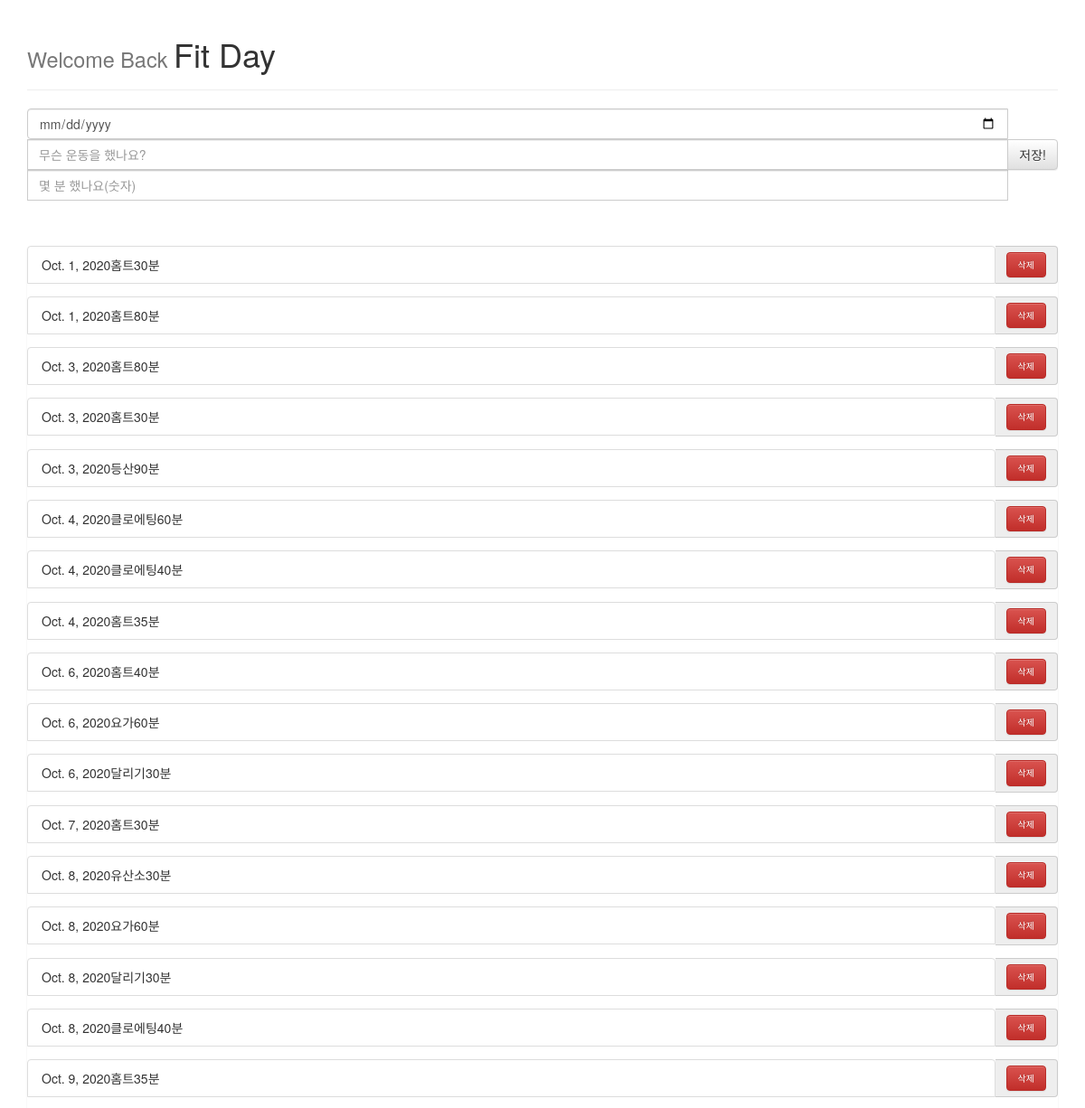
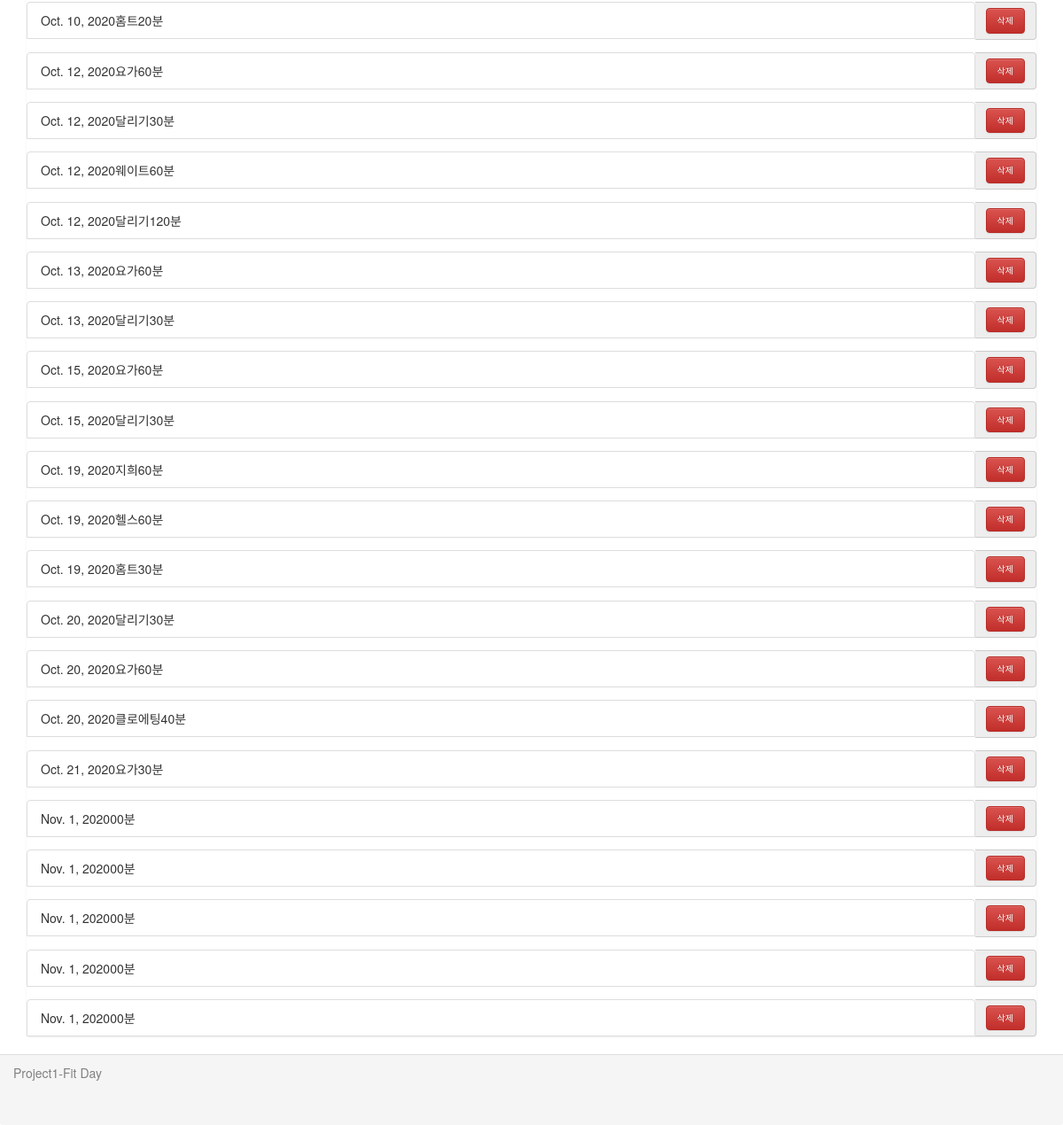
The app's page /index/ with its own data (2 pictures, top to bottom).
### fitApp/models.py (models this page shows)
class Exercise(models.Model):
    today = models.DateTimeField(default=timezone.now)
    nickname = models.CharField(max_length=100, default='0')
    exer_title = models.CharField(max_length=100)
    exer_time = models.IntegerField()
    exer_date = models.DateField(max_length=100, default=timezone.now)

### fitApp/views.py (the view)
# urls.py: path('index/', views.index, name='index'),
def index(request):
    exercises = Exercise.objects.all()
    content = {'exercises': exercises}
    return render(request, 'index.html', content)

### fitApp/templates/index.html (shortened to what this page needs)
<html lang="ko">
<head>
    <link rel="stylesheet" href="https://maxcdn.bootstrapcdn.com/bootstrap/3.3.2/css/bootstrap.min.css">
    <link rel="stylesheet" href="https://maxcdn.bootstrapcdn.com/bootstrap/3.3.2/css/bootstrap-theme.min.css">
</head>
<body>
    <div class="container">
        <div class="header">
            <div class="page-header">
                <h1><small>Welcome Back </small>Fit Day</h1>
            </div>
        </div>
        <div class="exercise">
            <div class="messageDiv">
                <form action="./createExercise/" method="POST">{% csrf_token %}
                    <div class="input-group">
                        <input id="exerDate" name="exerDate" type="date" class="form-control" placeholder="언제 했나요?">
                        <input id="exerTitle" name="exerTitle" type="text" class="form-control" placeholder="무슨 운동을 했나요?">
                        <input id="exerTime" name="exerTime" type="number" min="0" max="120" step="1" class="form-control" placeholder="몇 분 했나요(숫자)">
                        <span class="input-group-btn">
                            <button class="btn btn-default" type="submit">저장!</button>
                        </span>
                    </div>
                </form>
            </div>
            <div class="exerciseDiv">
                <ul class="list-group">
                    {% for exercise in exercises %}
                    <form action="./deleteExercise/" method="GET">
                        <div class="input-group" name='exercise1'>
                            <li class="list-group-item">{{ exercise.exer_date }}{{ exercise.exer_title }}{{ exercise.exer_time }}{{'분'}}</li>
                            <span class="input-group-addon">
                                <button type="submit" class="custom-btn btn btn-danger">삭제</button>
                            </span>
                        </div>
                    </form>
                    {% endfor %}
                </ul>
            </div>
        </div>
        </div>
        <div class="panel-footer">
            Project1-Fit Day
        </div>
</body>
</html>

### fitApp/templates/index.html (style rules this page uses)
.messageDiv { margin-top: 20px; margin-bottom: 50px; }
.custom-btn { font-size: 10px; }
.panel-footer { height:10%; color:gray; }

### records on screen
Exercise: exer_date "Oct. 1, 2020", exer_title "홈트", exer_time "30", value "분"
Exercise: exer_date "Oct. 1, 2020", exer_title "홈트", exer_time "80", value "분"
Exercise: exer_date "Oct. 3, 2020", exer_title "홈트", exer_time "80", value "분"
Exercise: exer_date "Oct. 3, 2020", exer_title "홈트", exer_time "30", value "분"
Exercise: exer_date "Oct. 3, 2020", exer_title "등산", exer_time "90", value "분"
Exercise: exer_date "Oct. 4, 2020", exer_title "클로에팅", exer_time "60", value "분"
Exercise: exer_date "Oct. 4, 2020", exer_title "클로에팅", exer_time "40", value "분"
Exercise: exer_date "Oct. 4, 2020", exer_title "홈트", exer_time "35", value "분"
Exercise: exer_date "Oct. 6, 2020", exer_title "홈트", exer_time "40", value "분"
Exercise: exer_date "Oct. 6, 2020", exer_title "요가", exer_time "60", value "분"
Exercise: exer_date "Oct. 6, 2020", exer_title "달리기", exer_time "30", value "분"
Exercise: exer_date "Oct. 7, 2020", exer_title "홈트", exer_time "30", value "분"
Exercise: exer_date "Oct. 8, 2020", exer_title "유산소", exer_time "30", value "분"
Exercise: exer_date "Oct. 8, 2020", exer_title "요가", exer_time "60", value "분"
Exercise: exer_date "Oct. 8, 2020", exer_title "달리기", exer_time "30", value "분"
Exercise: exer_date "Oct. 8, 2020", exer_title "클로에팅", exer_time "40", value "분"
Exercise: exer_date "Oct. 9, 2020", exer_title "홈트", exer_time "35", value "분"
Exercise: exer_date "Oct. 10, 2020", exer_title "홈트", exer_time "20", value "분"
Exercise: exer_date "Oct. 12, 2020", exer_title "요가", exer_time "60", value "분"
Exercise: exer_date "Oct. 12, 2020", exer_title "달리기", exer_time "30", value "분"
Exercise: exer_date "Oct. 12, 2020", exer_title "웨이트", exer_time "60", value "분"
Exercise: exer_date "Oct. 12, 2020", exer_title "달리기", exer_time "120", value "분"
Exercise: exer_date "Oct. 13, 2020", exer_title "요가", exer_time "60", value "분"
Exercise: exer_date "Oct. 13, 2020", exer_title "달리기", exer_time "30", value "분"
Exercise: exer_date "Oct. 15, 2020", exer_title "요가", exer_time "60", value "분"
Exercise: exer_date "Oct. 15, 2020", exer_title "달리기", exer_time "30", value "분"
Exercise: exer_date "Oct. 19, 2020", exer_title "지희", exer_time "60", value "분"
Exercise: exer_date "Oct. 19, 2020", exer_title "헬스", exer_time "60", value "분"
Exercise: exer_date "Oct. 19, 2020", exer_title "홈트", exer_time "30", value "분"
Exercise: exer_date "Oct. 20, 2020", exer_title "달리기", exer_time "30", value "분"
Exercise: exer_date "Oct. 20, 2020", exer_title "요가", exer_time "60", value "분"
Exercise: exer_date "Oct. 20, 2020", exer_title "클로에팅", exer_time "40", value "분"
Exercise: exer_date "Oct. 21, 2020", exer_title "요가", exer_time "30", value "분"
Exercise: exer_date "Nov. 1, 2020", exer_title "0", exer_time "0", value "분"
Exercise: exer_date "Nov. 1, 2020", exer_title "0", exer_time "0", value "분"
Exercise: exer_date "Nov. 1, 2020", exer_title "0", exer_time "0", value "분"
Exercise: exer_date "Nov. 1, 2020", exer_title "0", exer_time "0", value "분"
Exercise: exer_date "Nov. 1, 2020", exer_title "0", exer_time "0", value "분"
